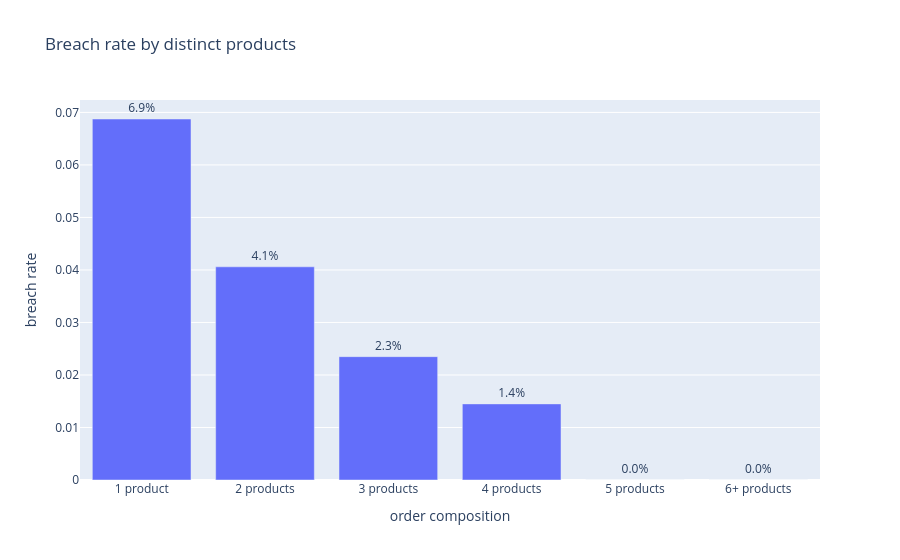
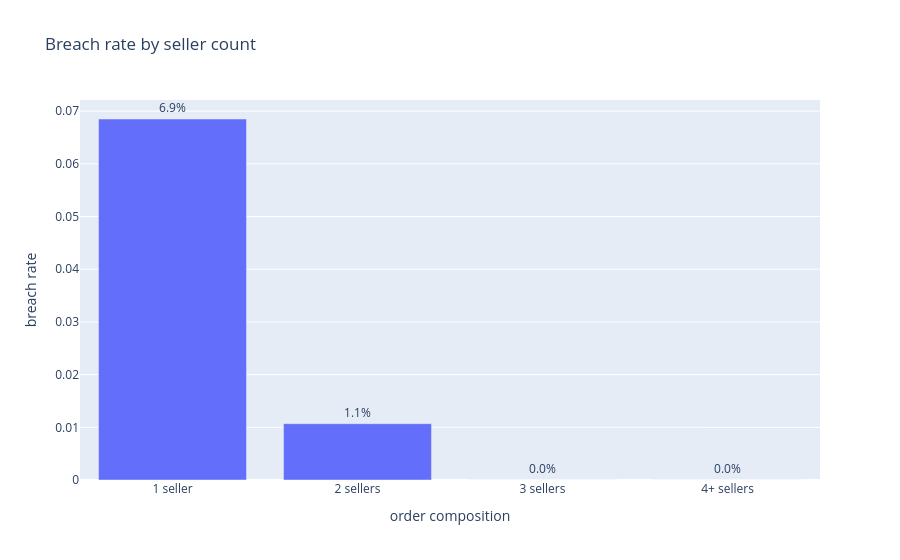

Write notebook code for charts like these, in order.
### Markdown cell above
## Item, product, category, and seller variety

An order may contain multiple item rows, distinct products, categories, and sellers. These counts are calculated at order level to check whether composition is associated with promise fulfillment. This step does not assign delay to a specific seller and does not turn each item into an independent target observation.

### Code cell
display(composition_summary(order_context, dimension="items"))
display(composition_summary(order_context, dimension="products"))
display(composition_summary(order_context, dimension="category"))
display(composition_summary(order_context, dimension="sellers"))
display(plot_composition_breach(order_context, language=LANG, dimension="products"))
display(plot_composition_breach(order_context, language=LANG, dimension="sellers"))

### Figure 1 — Plotly figure (JSON) as saved in the notebook; plotly's stock layout.template omitted (floating-point values rounded to 4 significant figures)
{"data": [{"hovertemplate": "order composition=%{x}<br>breach rate=%{text}<extra></extra>", "legendgroup": "", "marker": {"color": "#636efa", "pattern": {"shape": ""}}, "name": "", "orientation": "v", "showlegend": false, "text": [0.06874, 0.0406, 0.02349, 0.01449, 0.0, 0.0], "textposition": "outside", "texttemplate": "%{text:.1%}", "type": "bar", "x": ["1 product", "2 products", "3 products", "4 products", "5 products", "6+ products"], "xaxis": "x", "y": [0.06874, 0.0406, 0.02349, 0.01449, 0.0, 0.0], "yaxis": "y"}], "layout": {"barmode": "relative", "legend": {"tracegroupgap": 0}, "title": {"text": "Breach rate by distinct products"}, "xaxis": {"anchor": "y", "domain": [0, 1], "title": {"text": "order composition"}}, "yaxis": {"anchor": "x", "domain": [0, 1], "title": {"text": "breach rate"}}}}

### Figure 2 — Plotly figure (JSON) as saved in the notebook; plotly's stock layout.template omitted (floating-point values rounded to 4 significant figures)
{"data": [{"hovertemplate": "order composition=%{x}<br>breach rate=%{text}<extra></extra>", "legendgroup": "", "marker": {"color": "#636efa", "pattern": {"shape": ""}}, "name": "", "orientation": "v", "showlegend": false, "text": [0.0685, 0.01069, 0.0, 0.0], "textposition": "outside", "texttemplate": "%{text:.1%}", "type": "bar", "x": ["1 seller", "2 sellers", "3 sellers", "4+ sellers"], "xaxis": "x", "y": [0.0685, 0.01069, 0.0, 0.0], "yaxis": "y"}], "layout": {"barmode": "relative", "legend": {"tracegroupgap": 0}, "title": {"text": "Breach rate by seller count"}, "xaxis": {"anchor": "y", "domain": [0, 1], "title": {"text": "order composition"}}, "yaxis": {"anchor": "x", "domain": [0, 1], "title": {"text": "breach rate"}}}}
